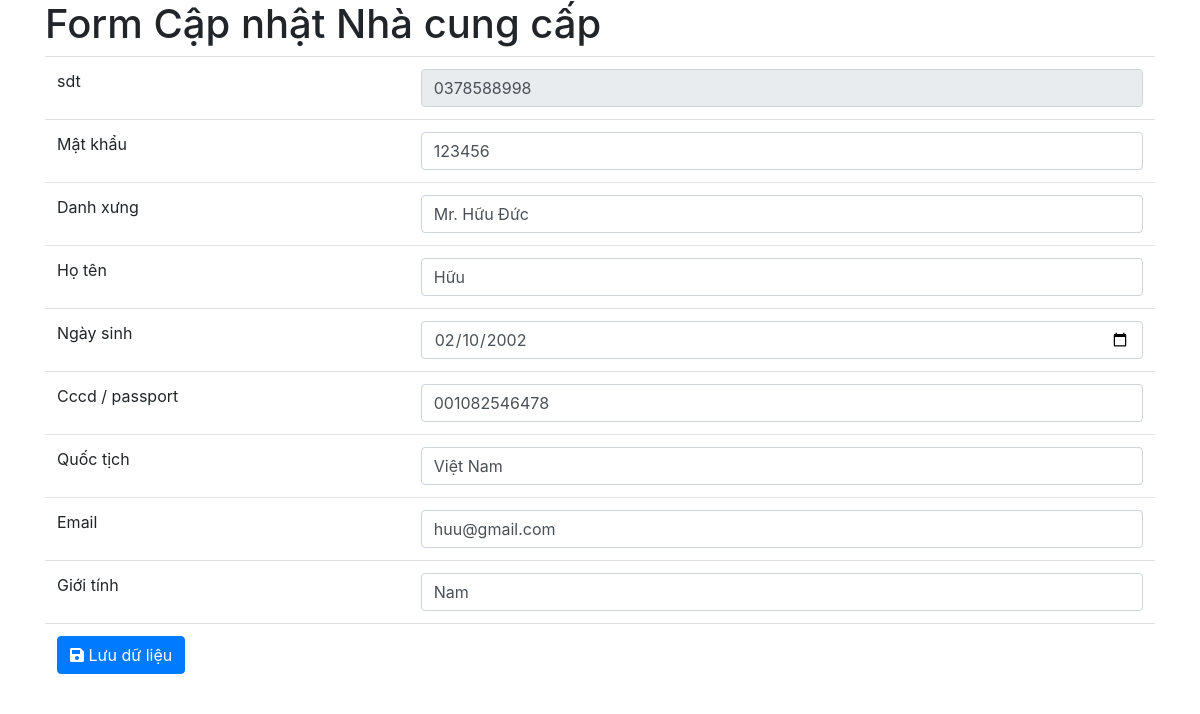
The app's page /view/editManager.php?sdt=0378588998 with its own data.
### tables this page shows
CREATE TABLE `khachhang` (
  `sdt` varchar(10) NOT NULL,
  `matkhau` varchar(50) NOT NULL,
  `danhxung` varchar(50) NOT NULL,
  `hoten` varchar(50) NOT NULL,
  `ngaysinh` date DEFAULT NULL,
  `cccd_passport` varchar(20) NOT NULL,
  `quoctich` varchar(50) NOT NULL,
  `email` varchar(50) NOT NULL,
  `gioitinh` varchar(50) NOT NULL
);

### view/editManager.php (the view, shortened to what this page needs)
<!DOCTYPE html>
<html lang="en">
<head>
    <link rel="stylesheet" href="https://stackpath.bootstrapcdn.com/bootstrap/4.4.1/css/bootstrap.min.css">
</head>
<body>
    <?php
    $conn = connection::connectToDatabase ();
    $sdt = $_GET['sdt'];
    $sqlSelect = "SELECT * FROM `khachhang` WHERE sdt=$sdt;";
    $resultSelect = mysqli_query($conn, $sqlSelect);
    $row = mysqli_fetch_array($resultSelect, MYSQLI_ASSOC);
    ?>
    <div class="container">
        <h1>Form Cập nhật Nhà cung cấp</h1>
        <form name="frmEdit" sdt="frmEdit" method="post" action="" class="form">
            <table class="table">
                <tr>
                    <td>sdt</td>
                    <td><input type="number" name="sdt" sdt="sdt" class="form-control" value="<?php echo $row['sdt'] ?>" readonly /></td>
                </tr>
                <tr>
                    <td>Mật khẩu</td>
                    <td><input type="text" name="matkhau" id="matkhau" class="form-control" value="<?php echo $row['matkhau'] ?>"  /></td>
                </tr>
                <tr>
                    <td>Danh xưng</td>
                    <td><input type="text" name="danhxung" id="danhxung" class="form-control" value="<?php echo $row['danhxung'] ?>" /></td>
                </tr>
                <tr>
                    <td>Họ tên</td>
                    <td><input type="text" name="hoten"    id="hoten"    class="form-control" value="<?php echo $row['hoten'] ?>" ></input></td>
                </tr>
                <tr>
                    <td>Ngày sinh</td>
                    <td><input type="date" name="ngaysinh" id="ngaysinh" class="form-control" value="<?php echo $row['ngaysinh'] ?>" /></td>
                </tr>
                <tr>
                    <td>Cccd / passport </td>
                    <td><input type="text" name="cccd_passport" id="cccd_passport" class="form-control" value="<?php echo $row['cccd_passport'] ?>" /></td>
                </tr>
                <tr>
                    <td>Quốc tịch</td>
                    <td><input type="text" name="quoctich" id="quoctich" class="form-control" value="<?php echo $row['quoctich'] ?>" /></td>
                </tr>
                <tr>
                    <td>Email</td>
                    <td><input type="text" name="email" id="email" class="form-control" value="<?php echo $row['email'] ?>" /></td>
                </tr>
                <tr>
                    <td>Giới tính</td>
                    <td><input type="text" name="gioitinh" id="gioitinh" class="form-control" value="<?php echo $row['gioitinh'] ?>" /></td>
                </tr>
                <tr>
                    <td colspan="2">
                        <button name="btnSave" class="btn btn-primary"><i class="fas fa-save"></i> Lưu dữ liệu</button>
                    </td>
                </tr>
            </table>
        </form>
    </div>
</body>
</html>

### records on screen
khachhang: sdt "0378588998", matkhau "123456", danhxung "Mr. Hữu Đức", hoten "Hữu", ngaysinh "02/10/2002", cccd_passport "001082546478", quoctich "Việt Nam", email "huu@gmail.com", gioitinh "Nam"
